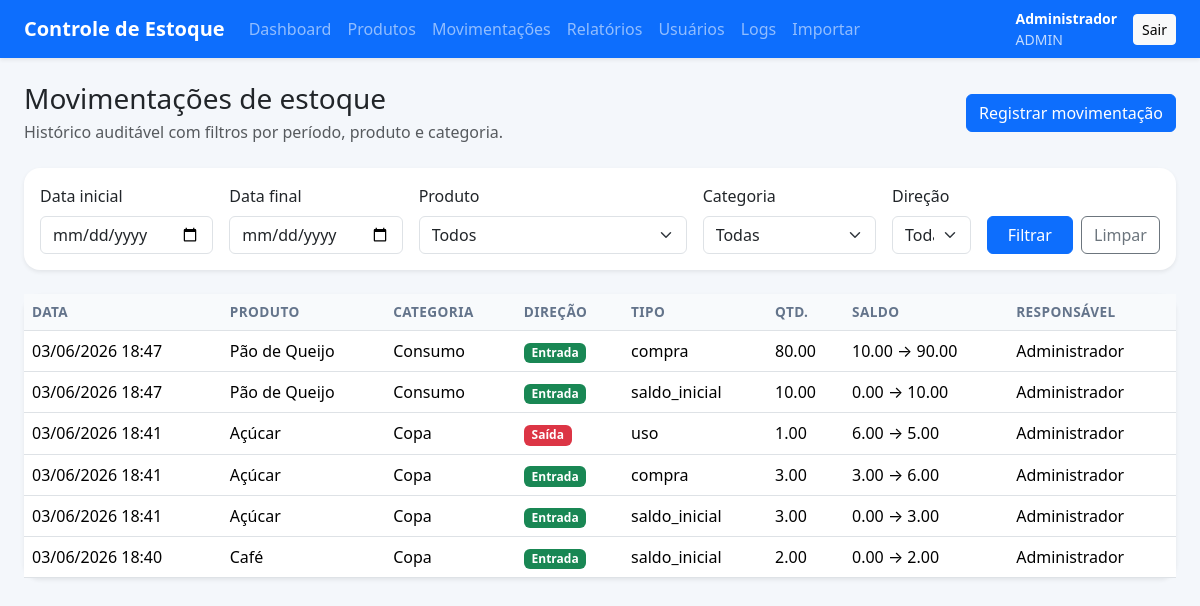
Screenshot of /movements (signed in) with the database file from the repository.
### app/models.py (models this page shows, shortened)
class User(UserMixin, db.Model):
    __tablename__ = "users"
    id = db.Column(db.Integer, primary_key=True)
    username = db.Column(db.String(80), unique=True, nullable=False, index=True)
    full_name = db.Column(db.String(120), nullable=False)
    password_hash = db.Column(db.String(255), nullable=False)
    role = db.Column(db.String(20), nullable=False, default="user", index=True)
    is_active_user = db.Column(db.Boolean, nullable=False, default=True)
    created_at = db.Column(db.DateTime, default=datetime.utcnow, nullable=False)
    last_login = db.Column(db.DateTime)
    movements = db.relationship("StockMovement", back_populates="user", lazy=True)
    logs = db.relationship("ActionLog", back_populates="user", lazy=True)
    @property
    def is_active(self):
        return self.is_active_user

class StockMovement(db.Model):
    __tablename__ = "stock_movements"
    id = db.Column(db.Integer, primary_key=True)
    product_id = db.Column(db.Integer, db.ForeignKey("products.id"), nullable=False, index=True)
    user_id = db.Column(db.Integer, db.ForeignKey("users.id"), nullable=False, index=True)
    direction = db.Column(db.String(10), nullable=False, index=True)
    reason = db.Column(db.String(60), nullable=False)
    quantity = db.Column(db.Float, nullable=False)
    previous_quantity = db.Column(db.Float, nullable=False)
    new_quantity = db.Column(db.Float, nullable=False)
    note = db.Column(db.Text)
    created_at = db.Column(db.DateTime, default=datetime.utcnow, nullable=False, index=True)
    product = db.relationship("Product", back_populates="movements")
    user = db.relationship("User", back_populates="movements")
    __table_args__ = (
        db.CheckConstraint("quantity > 0", name="ck_movements_quantity_positive"),
        db.CheckConstraint(
            "direction IN ('IN', 'OUT')", name="ck_movements_direction_valid"
        ),
    )

class Product(db.Model):
    __tablename__ = "products"
    id = db.Column(db.Integer, primary_key=True)
    name = db.Column(db.String(150), nullable=False, index=True)
    description = db.Column(db.Text)
    category = db.Column(db.String(100), nullable=False, index=True)
    unit = db.Column(db.String(30), nullable=False)
    quantity = db.Column(db.Float, nullable=False, default=0)
    quantity_min = db.Column(db.Float, nullable=False, default=0)
    location = db.Column(db.String(100))
    notes = db.Column(db.Text)
    created_at = db.Column(db.DateTime, default=datetime.utcnow, nullable=False)
    version_id = db.Column(db.Integer, nullable=False, default=1)
    movements = db.relationship(
        "StockMovement",
        back_populates="product",
        cascade="all, delete-orphan",
        lazy=True,
    )
    __table_args__ = (
        db.CheckConstraint("quantity >= 0", name="ck_products_quantity_non_negative"),
        db.CheckConstraint(
            "quantity_min >= 0", name="ck_products_quantity_min_non_negative"
        ),
        db.UniqueConstraint("name", "category", name="uq_products_name_category"),
    )
    __mapper_args__ = {"version_id_col": version_id}

### app/routes.py (the view)
@main_bp.route("/movements")
@login_required
def movements_list():
    page = request.args.get("page", 1, type=int)
    start_date = request.args.get("start_date", "")
    end_date = request.args.get("end_date", "")
    product_id = request.args.get("product_id", "")
    category = request.args.get("category", "")
    direction = request.args.get("direction", "")
    pagination = movement_query_with_filters(
        start_date=start_date,
        end_date=end_date,
        product_id=product_id,
        category=category,
        direction=direction,
    ).paginate(page=page, per_page=current_app.config["ITEMS_PER_PAGE"], error_out=False)
    return render_template(
        "movements/list.html",
        pagination=pagination,
        movements=pagination.items,
        products=Product.query.order_by(Product.name.asc()).all(),
        categories=distinct_categories(),
        selected_product_id=product_id,
        start_date=start_date,
        end_date=end_date,
        selected_category=category,
        selected_direction=direction,
    )

### app/models.py (called while the page is built)
@login_manager.user_loader
def load_user(user_id):
    return User.query.get(int(user_id))

### app/services.py (called while the page is built)
def distinct_categories():
    rows = db.session.query(Product.category).filter(Product.category.isnot(None)).distinct().order_by(Product.category).all()
    return [row[0] for row in rows if row[0]]

def movement_query_with_filters(start_date="", end_date="", product_id="", category="", direction=""):
    query = StockMovement.query.join(Product).join(StockMovement.user)
    if start_date:
        query = query.filter(func.date(StockMovement.created_at) >= start_date)
    if end_date:
        query = query.filter(func.date(StockMovement.created_at) <= end_date)
    if product_id:
        query = query.filter(StockMovement.product_id == int(product_id))
    if category:
        query = query.filter(Product.category == category)
    if direction:
        query = query.filter(StockMovement.direction == direction)
    return query.order_by(StockMovement.created_at.desc())

### templates/movements/list.html (shortened to what this page needs)
{% extends 'base.html' %}
{% block content %}
<div class="d-flex flex-wrap justify-content-between align-items-center mb-4 gap-3">
    <div>
        <h1 class="h3 mb-1">Movimentações de estoque</h1>
        <p class="text-muted mb-0">Histórico auditável com filtros por período, produto e categoria.</p>
    </div>
    <a class="btn btn-primary" href="{{ url_for('main.movements_new') }}">Registrar movimentação</a>
</div>
<div class="card border-0 shadow-sm mb-4">
    <div class="card-body">
        <form method="get" class="row g-3">
            <div class="col-md-2">
                <label class="form-label">Data inicial</label>
                <input type="date" class="form-control" name="start_date" value="{{ start_date }}">
            </div>
            <div class="col-md-2">
                <label class="form-label">Data final</label>
                <input type="date" class="form-control" name="end_date" value="{{ end_date }}">
            </div>
            <div class="col-md-3">
                <label class="form-label">Produto</label>
                <select class="form-select" name="product_id">
                    <option value="">Todos</option>
                </select>
            </div>
            <div class="col-md-2">
                <label class="form-label">Categoria</label>
                <select class="form-select" name="category">
                    <option value="">Todas</option>
                </select>
            </div>
            <div class="col-md-1">
                <label class="form-label">Direção</label>
                <select class="form-select" name="direction">
                    <option value="">Todas</option>
                </select>
            </div>
            <div class="col-md-2 d-flex align-items-end gap-2">
                <button class="btn btn-primary flex-grow-1">Filtrar</button>
                <a class="btn btn-outline-secondary" href="{{ url_for('main.movements_list') }}">Limpar</a>
            </div>
        </form>
    </div>
</div>
<div class="card border-0 shadow-sm">
    <div class="table-responsive">
        <table class="table align-middle mb-0">
            <thead>
                <tr>
                    <th>Data</th>
                    <th>Produto</th>
                    <th>Categoria</th>
                    <th>Direção</th>
                    <th>Tipo</th>
                    <th>Qtd.</th>
                    <th>Saldo</th>
                    <th>Responsável</th>
                </tr>
            </thead>
            <tbody>
                {% for movement in movements %}
                <tr>
                    <td>{{ movement.created_at.strftime('%d/%m/%Y %H:%M') }}</td>
                    <td>{{ movement.product.name }}</td>
                    <td>{{ movement.product.category }}</td>
                    <td><span class="badge text-bg-{{ 'success' if movement.direction == 'IN' else 'danger' }}">{{ 'Entrada' if movement.direction == 'IN' else 'Saída' }}</span></td>
                    <td>{{ movement.reason }}</td>
                    <td>{{ '%.2f'|format(movement.quantity) }}</td>
                    <td>{{ '%.2f'|format(movement.previous_quantity) }} → {{ '%.2f'|format(movement.new_quantity) }}</td>
                    <td>{{ movement.user.full_name }}</td>
                </tr>
                {% else %}
                <tr><td colspan="8" class="text-center text-muted py-4">Nenhuma movimentação encontrada.</td></tr>
                {% endfor %}
            </tbody>
        </table>
    </div>
</div>
{% endblock %}

### templates/base.html (shortened to what this page needs)
<!doctype html>
<html lang="pt-BR">
<head>
    <link href="https://cdn.jsdelivr.net/npm/bootstrap@5.3.3/dist/css/bootstrap.min.css" rel="stylesheet">
    <link href="https://cdn.jsdelivr.net/npm/bootstrap-icons@1.11.3/font/bootstrap-icons.css" rel="stylesheet">
    <link href="{{ url_for('static', filename='style.css') }}" rel="stylesheet">
</head>
<body>
<nav class="navbar navbar-expand-lg navbar-dark bg-primary shadow-sm">
    <div class="container-fluid px-4">
        <a class="navbar-brand fw-semibold" href="{{ url_for('main.dashboard') }}">{{ app_name }}</a>
        {% if current_user.is_authenticated %}
        <div class="collapse navbar-collapse" id="menu">
            <ul class="navbar-nav me-auto mb-2 mb-lg-0">
                <li class="nav-item"><a class="nav-link" href="{{ url_for('main.dashboard') }}">Dashboard</a></li>
                <li class="nav-item"><a class="nav-link" href="{{ url_for('main.products_list') }}">Produtos</a></li>
                <li class="nav-item"><a class="nav-link" href="{{ url_for('main.movements_list') }}">Movimentações</a></li>
                <li class="nav-item"><a class="nav-link" href="{{ url_for('main.reports') }}">Relatórios</a></li>
                {% if current_user.role == 'admin' %}
                <li class="nav-item"><a class="nav-link" href="{{ url_for('main.users_list') }}">Usuários</a></li>
                <li class="nav-item"><a class="nav-link" href="{{ url_for('main.logs_list') }}">Logs</a></li>
                <li class="nav-item"><a class="nav-link" href="{{ url_for('main.import_products') }}">Importar</a></li>
                {% endif %}
            </ul>
            <div class="d-flex align-items-center gap-3 text-white small">
                <div>
                    <div class="fw-semibold">{{ current_user.full_name }}</div>
                    <div class="opacity-75">{{ current_user.role|upper }}</div>
                </div>
                <a class="btn btn-light btn-sm" href="{{ url_for('auth.logout') }}">Sair</a>
            </div>
        </div>
        {% endif %}
    </div>
</nav>
<main class="container-fluid px-4 py-4">
    {% block content %}{% endblock %}
</main>
</body>
</html>

### static/style.css (style rules this page uses)
body { background: #f4f7fb; }
.card { border-radius: 1rem; }
.table thead th { background: #f8fafc; font-size: 0.85rem; text-transform: uppercase; letter-spacing: 0.03em; color: #64748b; }

### rows the page displays
User: full_name "Administrador", role "ADMIN"
StockMovement: created_at "03/06/2026 18:47", product.name "Pão de Queijo", product.category "Consumo", direction "Entrada", reason "compra", quantity "80.00", previous_quantity "10.00", new_quantity "90.00", user.full_name "Administrador"
StockMovement: created_at "03/06/2026 18:47", product.name "Pão de Queijo", product.category "Consumo", direction "Entrada", reason "saldo_inicial", quantity "10.00", previous_quantity "0.00", new_quantity "10.00", user.full_name "Administrador"
StockMovement: created_at "03/06/2026 18:41", product.name "Açúcar", product.category "Copa", direction "Saída", reason "uso", quantity "1.00", previous_quantity "6.00", new_quantity "5.00", user.full_name "Administrador"
StockMovement: created_at "03/06/2026 18:41", product.name "Açúcar", product.category "Copa", direction "Entrada", reason "compra", quantity "3.00", previous_quantity "3.00", new_quantity "6.00", user.full_name "Administrador"
StockMovement: created_at "03/06/2026 18:41", product.name "Açúcar", product.category "Copa", direction "Entrada", reason "saldo_inicial", quantity "3.00", previous_quantity "0.00", new_quantity "3.00", user.full_name "Administrador"
StockMovement: created_at "03/06/2026 18:40", product.name "Café", product.category "Copa", direction "Entrada", reason "saldo_inicial", quantity "2.00", previous_quantity "0.00", new_quantity "2.00", user.full_name "Administrador"

### other values shown
{{ app_name }} "Controle de Estoque"
